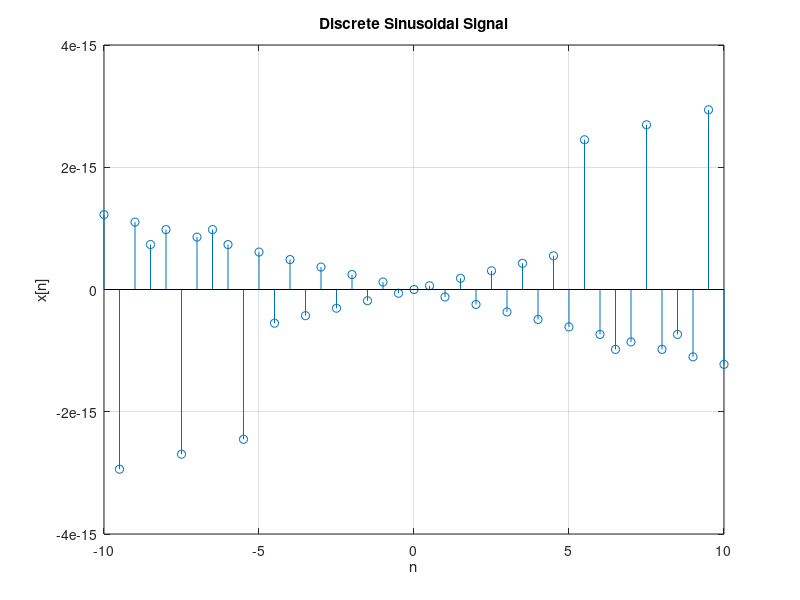

The MATLAB source for this figure:
clc;
clear;
close all;

n = -10:0.5:10;
A = 0.5;
x = A*sin(2*pi*n);

stem(n, x);
grid on;
xlabel('n');
ylabel('x[n]');
title('Discrete Sinusoidal Signal');
